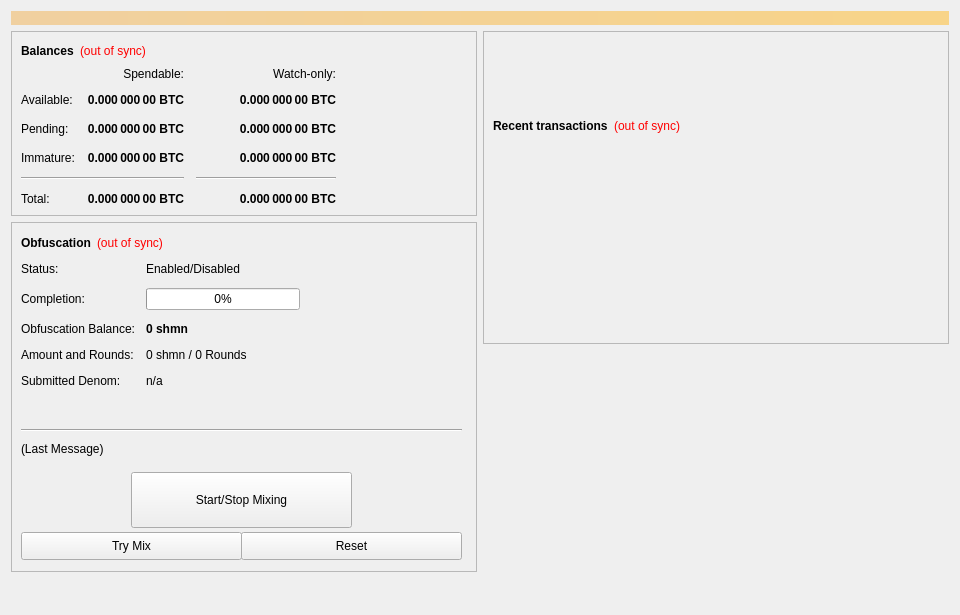
<?xml version="1.0" encoding="UTF-8"?>
<ui version="4.0">
 <class>OverviewPage</class>
 <widget class="QWidget" name="OverviewPage">
  <property name="geometry">
   <rect>
    <x>0</x>
    <y>0</y>
    <width>960</width>
    <height>615</height>
   </rect>
  </property>
  <property name="minimumSize">
   <size>
    <width>960</width>
    <height>0</height>
   </size>
  </property>
  <property name="windowTitle">
   <string>Form</string>
  </property>
  <layout class="QVBoxLayout" name="topLayout">
   <item>
    <widget class="QLabel" name="labelAlerts">
     <property name="visible">
      <bool>false</bool>
     </property>
     <property name="styleSheet">
      <string notr="true">background-color: qlineargradient(x1: 0, y1: 0, x2: 1, y2: 0, stop:0 #F0D0A0, stop:1 #F8D488); color:#000000;</string>
     </property>
     <property name="wordWrap">
      <bool>true</bool>
     </property>
     <property name="margin">
      <number>3</number>
     </property>
    </widget>
   </item>
   <item>
    <layout class="QHBoxLayout" name="horizontalLayout" stretch="1,1">
     <item>
      <layout class="QVBoxLayout" name="verticalLayout_2">
       <item>
        <widget class="QFrame" name="frame">
         <property name="frameShape">
          <enum>QFrame::StyledPanel</enum>
         </property>
         <property name="frameShadow">
          <enum>QFrame::Raised</enum>
         </property>
         <layout class="QVBoxLayout" name="verticalLayout_4">
          <item>
           <layout class="QHBoxLayout" name="horizontalLayout_4">
            <item>
             <widget class="QLabel" name="label_5">
              <property name="font">
               <font>
                <weight>75</weight>
                <bold>true</bold>
               </font>
              </property>
              <property name="text">
               <string>Balances</string>
              </property>
             </widget>
            </item>
            <item>
             <widget class="QLabel" name="labelWalletStatus">
              <property name="cursor">
               <cursorShape>WhatsThisCursor</cursorShape>
              </property>
              <property name="toolTip">
               <string>The displayed information may be out of date. Your wallet automatically synchronizes with the shmn network after a connection is established, but this process has not completed yet.</string>
              </property>
              <property name="styleSheet">
               <string notr="true">QLabel { color: red; }</string>
              </property>
              <property name="text">
               <string notr="true">(out of sync)</string>
              </property>
              <property name="alignment">
               <set>Qt::AlignLeading|Qt::AlignLeft|Qt::AlignVCenter</set>
              </property>
             </widget>
            </item>
            <item>
             <spacer name="horizontalSpacer_3">
              <property name="orientation">
               <enum>Qt::Horizontal</enum>
              </property>
              <property name="sizeHint" stdset="0">
               <size>
                <width>40</width>
                <height>20</height>
               </size>
              </property>
             </spacer>
            </item>
           </layout>
          </item>
          <item>
           <layout class="QGridLayout" name="gridLayout">
            <property name="spacing">
             <number>12</number>
            </property>
            <item row="2" column="2">
             <widget class="QLabel" name="labelWatchPending">
              <property name="font">
               <font>
                <weight>75</weight>
                <bold>true</bold>
               </font>
              </property>
              <property name="cursor">
               <cursorShape>IBeamCursor</cursorShape>
              </property>
              <property name="toolTip">
               <string>Unconfirmed transactions to watch-only addresses</string>
              </property>
              <property name="text">
               <string notr="true">0.000 000 00 BTC</string>
              </property>
              <property name="alignment">
               <set>Qt::AlignRight|Qt::AlignTrailing|Qt::AlignVCenter</set>
              </property>
              <property name="textInteractionFlags">
               <set>Qt::LinksAccessibleByMouse|Qt::TextSelectableByKeyboard|Qt::TextSelectableByMouse</set>
              </property>
             </widget>
            </item>
            <item row="2" column="1">
             <widget class="QLabel" name="labelUnconfirmed">
              <property name="font">
               <font>
                <weight>75</weight>
                <bold>true</bold>
               </font>
              </property>
              <property name="cursor">
               <cursorShape>IBeamCursor</cursorShape>
              </property>
              <property name="toolTip">
               <string>Total of transactions that have yet to be confirmed, and do not yet count toward the spendable balance</string>
              </property>
              <property name="text">
               <string notr="true">0.000 000 00 BTC</string>
              </property>
              <property name="alignment">
               <set>Qt::AlignRight|Qt::AlignTrailing|Qt::AlignVCenter</set>
              </property>
              <property name="textInteractionFlags">
               <set>Qt::LinksAccessibleByMouse|Qt::TextSelectableByKeyboard|Qt::TextSelectableByMouse</set>
              </property>
             </widget>
            </item>
            <item row="3" column="2">
             <widget class="QLabel" name="labelWatchImmature">
              <property name="font">
               <font>
                <weight>75</weight>
                <bold>true</bold>
               </font>
              </property>
              <property name="cursor">
               <cursorShape>IBeamCursor</cursorShape>
              </property>
              <property name="toolTip">
               <string>Staked or masternode rewards in watch-only addresses that has not yet matured</string>
              </property>
              <property name="text">
               <string notr="true">0.000 000 00 BTC</string>
              </property>
              <property name="alignment">
               <set>Qt::AlignRight|Qt::AlignTrailing|Qt::AlignVCenter</set>
              </property>
              <property name="textInteractionFlags">
               <set>Qt::LinksAccessibleByMouse|Qt::TextSelectableByKeyboard|Qt::TextSelectableByMouse</set>
              </property>
             </widget>
            </item>
            <item row="4" column="0" colspan="2">
             <widget class="Line" name="lineSpendableBalance">
              <property name="orientation">
               <enum>Qt::Horizontal</enum>
              </property>
             </widget>
            </item>
            <item row="4" column="2">
             <widget class="Line" name="lineWatchBalance">
              <property name="sizePolicy">
               <sizepolicy hsizetype="Preferred" vsizetype="Fixed">
                <horstretch>0</horstretch>
                <verstretch>0</verstretch>
               </sizepolicy>
              </property>
              <property name="minimumSize">
               <size>
                <width>140</width>
                <height>0</height>
               </size>
              </property>
              <property name="orientation">
               <enum>Qt::Horizontal</enum>
              </property>
             </widget>
            </item>
            <item row="5" column="0">
             <widget class="QLabel" name="labelTotalText">
              <property name="text">
               <string>Total:</string>
              </property>
             </widget>
            </item>
            <item row="3" column="1">
             <widget class="QLabel" name="labelImmature">
              <property name="font">
               <font>
                <weight>75</weight>
                <bold>true</bold>
               </font>
              </property>
              <property name="cursor">
               <cursorShape>IBeamCursor</cursorShape>
              </property>
              <property name="toolTip">
               <string>Staked or masternode rewards that has not yet matured</string>
              </property>
              <property name="text">
               <string notr="true">0.000 000 00 BTC</string>
              </property>
              <property name="alignment">
               <set>Qt::AlignRight|Qt::AlignTrailing|Qt::AlignVCenter</set>
              </property>
              <property name="textInteractionFlags">
               <set>Qt::LinksAccessibleByMouse|Qt::TextSelectableByKeyboard|Qt::TextSelectableByMouse</set>
              </property>
             </widget>
            </item>
            <item row="2" column="3">
             <spacer name="horizontalSpacer_2">
              <property name="orientation">
               <enum>Qt::Horizontal</enum>
              </property>
              <property name="sizeHint" stdset="0">
               <size>
                <width>40</width>
                <height>20</height>
               </size>
              </property>
             </spacer>
            </item>
            <item row="3" column="0">
             <widget class="QLabel" name="labelImmatureText">
              <property name="text">
               <string>Immature:</string>
              </property>
             </widget>
            </item>
            <item row="5" column="1">
             <widget class="QLabel" name="labelTotal">
              <property name="font">
               <font>
                <weight>75</weight>
                <bold>true</bold>
               </font>
              </property>
              <property name="cursor">
               <cursorShape>IBeamCursor</cursorShape>
              </property>
              <property name="toolTip">
               <string>Your current total balance</string>
              </property>
              <property name="text">
               <string notr="true">0.000 000 00 BTC</string>
              </property>
              <property name="alignment">
               <set>Qt::AlignRight|Qt::AlignTrailing|Qt::AlignVCenter</set>
              </property>
              <property name="textInteractionFlags">
               <set>Qt::LinksAccessibleByMouse|Qt::TextSelectableByKeyboard|Qt::TextSelectableByMouse</set>
              </property>
             </widget>
            </item>
            <item row="5" column="2">
             <widget class="QLabel" name="labelWatchTotal">
              <property name="font">
               <font>
                <weight>75</weight>
                <bold>true</bold>
               </font>
              </property>
              <property name="cursor">
               <cursorShape>IBeamCursor</cursorShape>
              </property>
              <property name="toolTip">
               <string>Current total balance in watch-only addresses</string>
              </property>
              <property name="text">
               <string notr="true">0.000 000 00 BTC</string>
              </property>
              <property name="alignment">
               <set>Qt::AlignRight|Qt::AlignTrailing|Qt::AlignVCenter</set>
              </property>
              <property name="textInteractionFlags">
               <set>Qt::LinksAccessibleByMouse|Qt::TextSelectableByKeyboard|Qt::TextSelectableByMouse</set>
              </property>
             </widget>
            </item>
            <item row="0" column="2">
             <widget class="QLabel" name="labelWatchonly">
              <property name="text">
               <string>Watch-only:</string>
              </property>
              <property name="alignment">
               <set>Qt::AlignRight|Qt::AlignTrailing|Qt::AlignVCenter</set>
              </property>
             </widget>
            </item>
            <item row="1" column="0">
             <widget class="QLabel" name="labelBalanceText">
              <property name="text">
               <string>Available:</string>
              </property>
             </widget>
            </item>
            <item row="1" column="1">
             <widget class="QLabel" name="labelBalance">
              <property name="font">
               <font>
                <weight>75</weight>
                <bold>true</bold>
               </font>
              </property>
              <property name="cursor">
               <cursorShape>IBeamCursor</cursorShape>
              </property>
              <property name="toolTip">
               <string>Your current spendable balance</string>
              </property>
              <property name="text">
               <string notr="true">0.000 000 00 BTC</string>
              </property>
              <property name="alignment">
               <set>Qt::AlignRight|Qt::AlignTrailing|Qt::AlignVCenter</set>
              </property>
              <property name="textInteractionFlags">
               <set>Qt::LinksAccessibleByMouse|Qt::TextSelectableByKeyboard|Qt::TextSelectableByMouse</set>
              </property>
             </widget>
            </item>
            <item row="1" column="2">
             <widget class="QLabel" name="labelWatchAvailable">
              <property name="font">
               <font>
                <weight>75</weight>
                <bold>true</bold>
               </font>
              </property>
              <property name="cursor">
               <cursorShape>IBeamCursor</cursorShape>
              </property>
              <property name="toolTip">
               <string>Your current balance in watch-only addresses</string>
              </property>
              <property name="text">
               <string notr="true">0.000 000 00 BTC</string>
              </property>
              <property name="alignment">
               <set>Qt::AlignRight|Qt::AlignTrailing|Qt::AlignVCenter</set>
              </property>
              <property name="textInteractionFlags">
               <set>Qt::LinksAccessibleByMouse|Qt::TextSelectableByKeyboard|Qt::TextSelectableByMouse</set>
              </property>
             </widget>
            </item>
            <item row="2" column="0">
             <widget class="QLabel" name="labelPendingText">
              <property name="text">
               <string>Pending:</string>
              </property>
             </widget>
            </item>
            <item row="0" column="1">
             <widget class="QLabel" name="labelSpendable">
              <property name="text">
               <string>Spendable:</string>
              </property>
              <property name="alignment">
               <set>Qt::AlignRight|Qt::AlignTrailing|Qt::AlignVCenter</set>
              </property>
             </widget>
            </item>
           </layout>
          </item>
         </layout>
        </widget>
       </item>
       <item>
        <widget class="QFrame" name="frameObfuscation">
         <property name="minimumSize">
          <size>
           <width>0</width>
           <height>350</height>
          </size>
         </property>
         <property name="layoutDirection">
          <enum>Qt::LeftToRight</enum>
         </property>
         <property name="frameShape">
          <enum>QFrame::StyledPanel</enum>
         </property>
         <property name="frameShadow">
          <enum>QFrame::Raised</enum>
         </property>
         <widget class="QWidget" name="formLayoutWidget">
          <property name="geometry">
           <rect>
            <x>10</x>
            <y>40</y>
            <width>451</width>
            <height>161</height>
           </rect>
          </property>
          <layout class="QFormLayout" name="formLayout">
           <property name="fieldGrowthPolicy">
            <enum>QFormLayout::AllNonFixedFieldsGrow</enum>
           </property>
           <property name="horizontalSpacing">
            <number>11</number>
           </property>
           <property name="verticalSpacing">
            <number>12</number>
           </property>
           <item row="0" column="0">
            <widget class="QLabel" name="label_6">
             <property name="text">
              <string>Status:</string>
             </property>
            </widget>
           </item>
           <item row="1" column="0">
            <widget class="QLabel" name="label_7">
             <property name="text">
              <string>Completion:</string>
             </property>
            </widget>
           </item>
           <item row="1" column="1">
            <widget class="QProgressBar" name="obfuscationProgress">
             <property name="maximumSize">
              <size>
               <width>154</width>
               <height>16777215</height>
              </size>
             </property>
             <property name="value">
              <number>0</number>
             </property>
            </widget>
           </item>
           <item row="2" column="0">
            <widget class="QLabel" name="labelAnonymizedText">
             <property name="text">
              <string>Obfuscation Balance:</string>
             </property>
            </widget>
           </item>
           <item row="2" column="1">
            <widget class="QLabel" name="labelAnonymized">
             <property name="font">
              <font>
               <weight>75</weight>
               <bold>true</bold>
              </font>
             </property>
             <property name="text">
              <string notr="true">0 shmn</string>
             </property>
            </widget>
           </item>
           <item row="3" column="0">
            <widget class="QLabel" name="label_8">
             <property name="text">
              <string>Amount and Rounds:</string>
             </property>
            </widget>
           </item>
           <item row="3" column="1">
            <widget class="QLabel" name="labelAmountRounds">
             <property name="text">
              <string>0 shmn / 0 Rounds</string>
             </property>
            </widget>
           </item>
           <item row="4" column="0">
            <widget class="QLabel" name="label_9">
             <property name="text">
              <string>Submitted Denom:</string>
             </property>
            </widget>
           </item>
           <item row="4" column="1">
            <widget class="QLabel" name="labelSubmittedDenom">
             <property name="toolTip">
              <string>The denominations you submitted to the Masternode.&lt;br&gt;To mix, other users must submit the exact same denominations.</string>
             </property>
             <property name="text">
              <string>n/a</string>
             </property>
            </widget>
           </item>
           <item row="0" column="1">
            <widget class="QLabel" name="obfuscationEnabled">
             <property name="text">
              <string>Enabled/Disabled</string>
             </property>
            </widget>
           </item>
          </layout>
         </widget>
         <widget class="QPushButton" name="runAutoDenom">
          <property name="geometry">
           <rect>
            <x>251</x>
            <y>17</y>
            <width>1</width>
            <height>1</height>
           </rect>
          </property>
          <property name="palette">
           <palette>
            <active>
             <colorrole role="WindowText">
              <brush brushstyle="SolidPattern">
               <color alpha="255">
                <red>0</red>
                <green>0</green>
                <blue>0</blue>
               </color>
              </brush>
             </colorrole>
             <colorrole role="Button">
              <brush brushstyle="SolidPattern">
               <color alpha="255">
                <red>239</red>
                <green>238</green>
                <blue>238</blue>
               </color>
              </brush>
             </colorrole>
             <colorrole role="Light">
              <brush brushstyle="SolidPattern">
               <color alpha="255">
                <red>255</red>
                <green>255</green>
                <blue>255</blue>
               </color>
              </brush>
             </colorrole>
             <colorrole role="Midlight">
              <brush brushstyle="SolidPattern">
               <color alpha="255">
                <red>247</red>
                <green>246</green>
                <blue>246</blue>
               </color>
              </brush>
             </colorrole>
             <colorrole role="Dark">
              <brush brushstyle="SolidPattern">
               <color alpha="255">
                <red>119</red>
                <green>119</green>
                <blue>119</blue>
               </color>
              </brush>
             </colorrole>
             <colorrole role="Mid">
              <brush brushstyle="SolidPattern">
               <color alpha="255">
                <red>159</red>
                <green>159</green>
                <blue>159</blue>
               </color>
              </brush>
             </colorrole>
             <colorrole role="Text">
              <brush brushstyle="SolidPattern">
               <color alpha="255">
                <red>0</red>
                <green>0</green>
                <blue>0</blue>
               </color>
              </brush>
             </colorrole>
             <colorrole role="BrightText">
              <brush brushstyle="SolidPattern">
               <color alpha="255">
                <red>255</red>
                <green>255</green>
                <blue>255</blue>
               </color>
              </brush>
             </colorrole>
             <colorrole role="ButtonText">
              <brush brushstyle="SolidPattern">
               <color alpha="255">
                <red>0</red>
                <green>0</green>
                <blue>0</blue>
               </color>
              </brush>
             </colorrole>
             <colorrole role="Base">
              <brush brushstyle="SolidPattern">
               <color alpha="255">
                <red>255</red>
                <green>255</green>
                <blue>255</blue>
               </color>
              </brush>
             </colorrole>
             <colorrole role="Window">
              <brush brushstyle="SolidPattern">
               <color alpha="255">
                <red>239</red>
                <green>238</green>
                <blue>238</blue>
               </color>
              </brush>
             </colorrole>
             <colorrole role="Shadow">
              <brush brushstyle="SolidPattern">
               <color alpha="255">
                <red>0</red>
                <green>0</green>
                <blue>0</blue>
               </color>
              </brush>
             </colorrole>
             <colorrole role="AlternateBase">
              <brush brushstyle="SolidPattern">
               <color alpha="255">
                <red>247</red>
                <green>246</green>
                <blue>246</blue>
               </color>
              </brush>
             </colorrole>
             <colorrole role="ToolTipBase">
              <brush brushstyle="SolidPattern">
               <color alpha="255">
                <red>255</red>
                <green>255</green>
                <blue>220</blue>
               </color>
              </brush>
             </colorrole>
             <colorrole role="ToolTipText">
              <brush brushstyle="SolidPattern">
               <color alpha="255">
                <red>0</red>
                <green>0</green>
                <blue>0</blue>
               </color>
              </brush>
             </colorrole>
            </active>
            <inactive>
             <colorrole role="WindowText">
              <brush brushstyle="SolidPattern">
               <color alpha="255">
                <red>0</red>
                <green>0</green>
                <blue>0</blue>
               </color>
              </brush>
             </colorrole>
             <colorrole role="Button">
              <brush brushstyle="SolidPattern">
               <color alpha="255">
                <red>239</red>
                <green>238</green>
                <blue>238</blue>
               </color>
              </brush>
             </colorrole>
             <colorrole role="Light">
              <brush brushstyle="SolidPattern">
               <color alpha="255">
                <red>255</red>
                <green>255</green>
                <blue>255</blue>
               </color>
              </brush>
             </colorrole>
             <colorrole role="Midlight">
              <brush brushstyle="SolidPattern">
               <color alpha="255">
                <red>247</red>
                <green>246</green>
                <blue>246</blue>
               </color>
              </brush>
             </colorrole>
             <colorrole role="Dark">
              <brush brushstyle="SolidPattern">
               <color alpha="255">
                <red>119</red>
                <green>119</green>
                <blue>119</blue>
               </color>
              </brush>
             </colorrole>
             <colorrole role="Mid">
              <brush brushstyle="SolidPattern">
               <color alpha="255">
                <red>159</red>
                <green>159</green>
                <blue>159</blue>
               </color>
              </brush>
             </colorrole>
             <colorrole role="Text">
              <brush brushstyle="SolidPattern">
               <color alpha="255">
                <red>0</red>
                <green>0</green>
                <blue>0</blue>
               </color>
              </brush>
             </colorrole>
             <colorrole role="BrightText">
              <brush brushstyle="SolidPattern">
               <color alpha="255">
                <red>255</red>
                <green>255</green>
                <blue>255</blue>
               </color>
              </brush>
             </colorrole>
             <colorrole role="ButtonText">
              <brush brushstyle="SolidPattern">
               <color alpha="255">
                <red>0</red>
                <green>0</green>
                <blue>0</blue>
               </color>
              </brush>
             </colorrole>
             <colorrole role="Base">
              <brush brushstyle="SolidPattern">
               <color alpha="255">
                <red>255</red>
                <green>255</green>
                <blue>255</blue>
               </color>
              </brush>
             </colorrole>
             <colorrole role="Window">
              <brush brushstyle="SolidPattern">
               <color alpha="255">
                <red>239</red>
                <green>238</green>
                <blue>238</blue>
               </color>
              </brush>
             </colorrole>
             <colorrole role="Shadow">
              <brush brushstyle="SolidPattern">
               <color alpha="255">
                <red>0</red>
                <green>0</green>
                <blue>0</blue>
               </color>
              </brush>
             </colorrole>
             <colorrole role="AlternateBase">
              <brush brushstyle="SolidPattern">
               <color alpha="255">
                <red>247</red>
                <green>246</green>
                <blue>246</blue>
               </color>
              </brush>
             </colorrole>
             <colorrole role="ToolTipBase">
              <brush brushstyle="SolidPattern">
               <color alpha="255">
                <red>255</red>
                <green>255</green>
                <blue>220</blue>
               </color>
              </brush>
             </colorrole>
             <colorrole role="ToolTipText">
              <brush brushstyle="SolidPattern">
               <color alpha="255">
                <red>0</red>
                <green>0</green>
                <blue>0</blue>
               </color>
              </brush>
             </colorrole>
            </inactive>
            <disabled>
             <colorrole role="WindowText">
              <brush brushstyle="SolidPattern">
               <color alpha="255">
                <red>119</red>
                <green>119</green>
                <blue>119</blue>
               </color>
              </brush>
             </colorrole>
             <colorrole role="Button">
              <brush brushstyle="SolidPattern">
               <color alpha="255">
                <red>239</red>
                <green>238</green>
                <blue>238</blue>
               </color>
              </brush>
             </colorrole>
             <colorrole role="Light">
              <brush brushstyle="SolidPattern">
               <color alpha="255">
                <red>255</red>
                <green>255</green>
                <blue>255</blue>
               </color>
              </brush>
             </colorrole>
             <colorrole role="Midlight">
              <brush brushstyle="SolidPattern">
               <color alpha="255">
                <red>247</red>
                <green>246</green>
                <blue>246</blue>
               </color>
              </brush>
             </colorrole>
             <colorrole role="Dark">
              <brush brushstyle="SolidPattern">
               <color alpha="255">
                <red>119</red>
                <green>119</green>
                <blue>119</blue>
               </color>
              </brush>
             </colorrole>
             <colorrole role="Mid">
              <brush brushstyle="SolidPattern">
               <color alpha="255">
                <red>159</red>
                <green>159</green>
                <blue>159</blue>
               </color>
              </brush>
             </colorrole>
             <colorrole role="Text">
              <brush brushstyle="SolidPattern">
               <color alpha="255">
                <red>119</red>
                <green>119</green>
                <blue>119</blue>
               </color>
              </brush>
             </colorrole>
             <colorrole role="BrightText">
              <brush brushstyle="SolidPattern">
               <color alpha="255">
                <red>255</red>
                <green>255</green>
                <blue>255</blue>
               </color>
              </brush>
             </colorrole>
             <colorrole role="ButtonText">
              <brush brushstyle="SolidPattern">
               <color alpha="255">
                <red>119</red>
                <green>119</green>
                <blue>119</blue>
               </color>
              </brush>
             </colorrole>
             <colorrole role="Base">
              <brush brushstyle="SolidPattern">
               <color alpha="255">
                <red>239</red>
                <green>238</green>
                <blue>238</blue>
               </color>
              </brush>
             </colorrole>
             <colorrole role="Window">
              <brush brushstyle="SolidPattern">
               <color alpha="255">
                <red>239</red>
                <green>238</green>
                <blue>238</blue>
               </color>
              </brush>
             </colorrole>
             <colorrole role="Shadow">
              <brush brushstyle="SolidPattern">
               <color alpha="255">
                <red>0</red>
                <green>0</green>
                <blue>0</blue>
               </color>
              </brush>
             </colorrole>
             <colorrole role="AlternateBase">
              <brush brushstyle="SolidPattern">
               <color alpha="255">
                <red>239</red>
                <green>238</green>
                <blue>238</blue>
               </color>
              </brush>
             </colorrole>
             <colorrole role="ToolTipBase">
              <brush brushstyle="SolidPattern">
               <color alpha="255">
                <red>255</red>
                <green>255</green>
                <blue>220</blue>
               </color>
              </brush>
             </colorrole>
             <colorrole role="ToolTipText">
              <brush brushstyle="SolidPattern">
               <color alpha="255">
                <red>0</red>
                <green>0</green>
                <blue>0</blue>
               </color>
              </brush>
             </colorrole>
            </disabled>
           </palette>
          </property>
          <property name="focusPolicy">
           <enum>Qt::NoFocus</enum>
          </property>
          <property name="autoFillBackground">
           <bool>true</bool>
          </property>
          <property name="text">
           <string/>
          </property>
          <property name="flat">
           <bool>true</bool>
          </property>
         </widget>
         <widget class="QPushButton" name="toggleObfuscation">
          <property name="geometry">
           <rect>
            <x>120</x>
            <y>250</y>
            <width>221</width>
            <height>56</height>
           </rect>
          </property>
          <property name="sizePolicy">
           <sizepolicy hsizetype="MinimumExpanding" vsizetype="Fixed">
            <horstretch>0</horstretch>
            <verstretch>0</verstretch>
           </sizepolicy>
          </property>
          <property name="text">
           <string>Start/Stop Mixing</string>
          </property>
         </widget>
         <widget class="Line" name="lineLastMessage">
          <property name="geometry">
           <rect>
            <x>10</x>
            <y>200</y>
            <width>441</width>
            <height>16</height>
           </rect>
          </property>
          <property name="orientation">
           <enum>Qt::Horizontal</enum>
          </property>
         </widget>
         <widget class="QLabel" name="obfuscationStatus">
          <property name="geometry">
           <rect>
            <x>10</x>
            <y>220</y>
            <width>451</width>
            <height>61</height>
           </rect>
          </property>
          <property name="minimumSize">
           <size>
            <width>288</width>
            <height>43</height>
           </size>
          </property>
          <property name="text">
           <string>(Last Message)</string>
          </property>
          <property name="alignment">
           <set>Qt::AlignLeading|Qt::AlignLeft|Qt::AlignTop</set>
          </property>
          <property name="wordWrap">
           <bool>true</bool>
          </property>
         </widget>
         <widget class="QPushButton" name="obfuscationAuto">
          <property name="geometry">
           <rect>
            <x>10</x>
            <y>310</y>
            <width>221</width>
            <height>28</height>
           </rect>
          </property>
          <property name="sizePolicy">
           <sizepolicy hsizetype="MinimumExpanding" vsizetype="Fixed">
            <horstretch>0</horstretch>
            <verstretch>0</verstretch>
           </sizepolicy>
          </property>
          <property name="toolTip">
           <string>Try to manually submit a Obfuscation request.</string>
          </property>
          <property name="text">
           <string>Try Mix</string>
          </property>
         </widget>
         <widget class="QPushButton" name="obfuscationReset">
          <property name="geometry">
           <rect>
            <x>230</x>
            <y>310</y>
            <width>221</width>
            <height>28</height>
           </rect>
          </property>
          <property name="sizePolicy">
           <sizepolicy hsizetype="MinimumExpanding" vsizetype="Fixed">
            <horstretch>0</horstretch>
            <verstretch>0</verstretch>
           </sizepolicy>
          </property>
          <property name="toolTip">
           <string>Reset the current status of Obfuscation (can interrupt Obfuscation if it's in the process of Mixing, which can cost you money!)</string>
          </property>
          <property name="autoFillBackground">
           <bool>false</bool>
          </property>
          <property name="text">
           <string>Reset</string>
          </property>
         </widget>
         <widget class="QWidget" name="layoutWidget">
          <property name="geometry">
           <rect>
            <x>10</x>
            <y>10</y>
            <width>431</width>
            <height>22</height>
           </rect>
          </property>
          <layout class="QHBoxLayout" name="horizontalLayout_5">
           <item>
            <widget class="QLabel" name="label_2">
             <property name="font">
              <font>
               <weight>75</weight>
               <bold>true</bold>
              </font>
             </property>
             <property name="text">
              <string>Obfuscation</string>
             </property>
            </widget>
           </item>
           <item>
            <widget class="QLabel" name="labelObfuscationSyncStatus">
             <property name="toolTip">
              <string>The displayed information may be out of date. Your wallet automatically synchronizes with the shmn network after a connection is established, but this process has not completed yet.</string>
             </property>
             <property name="styleSheet">
              <string notr="true">QLabel { color: red; }</string>
             </property>
             <property name="text">
              <string notr="true">(out of sync)</string>
             </property>
             <property name="alignment">
              <set>Qt::AlignLeading|Qt::AlignLeft|Qt::AlignVCenter</set>
             </property>
            </widget>
           </item>
           <item>
            <spacer name="horizontalSpacer_4">
             <property name="orientation">
              <enum>Qt::Horizontal</enum>
             </property>
             <property name="sizeHint" stdset="0">
              <size>
               <width>40</width>
               <height>20</height>
              </size>
             </property>
            </spacer>
           </item>
          </layout>
         </widget>
        </widget>
       </item>
       <item>
        <spacer name="verticalSpacer">
         <property name="orientation">
          <enum>Qt::Vertical</enum>
         </property>
         <property name="sizeHint" stdset="0">
          <size>
           <width>20</width>
           <height>40</height>
          </size>
         </property>
        </spacer>
       </item>
      </layout>
     </item>
     <item>
      <layout class="QVBoxLayout" name="verticalLayout_3">
       <item>
        <widget class="QFrame" name="frame_2">
         <property name="frameShape">
          <enum>QFrame::StyledPanel</enum>
         </property>
         <property name="frameShadow">
          <enum>QFrame::Raised</enum>
         </property>
         <layout class="QVBoxLayout" name="verticalLayout">
          <item>
           <spacer name="verticalSpacer_3">
            <property name="orientation">
             <enum>Qt::Vertical</enum>
            </property>
            <property name="sizeType">
             <enum>QSizePolicy::Fixed</enum>
            </property>
            <property name="sizeHint" stdset="0">
             <size>
              <width>20</width>
              <height>75</height>
             </size>
            </property>
           </spacer>
          </item>
          <item>
           <layout class="QHBoxLayout" name="horizontalLayout_2">
            <item>
             <widget class="QLabel" name="label_4">
              <property name="font">
               <font>
                <weight>75</weight>
                <bold>true</bold>
               </font>
              </property>
              <property name="text">
               <string>Recent transactions</string>
              </property>
             </widget>
            </item>
            <item>
             <widget class="QLabel" name="labelTransactionsStatus">
              <property name="cursor">
               <cursorShape>WhatsThisCursor</cursorShape>
              </property>
              <property name="toolTip">
               <string>The displayed information may be out of date. Your wallet automatically synchronizes with the shmn network after a connection is established, but this process has not completed yet.</string>
              </property>
              <property name="styleSheet">
               <string notr="true">QLabel { color: red; }</string>
              </property>
              <property name="text">
               <string notr="true">(out of sync)</string>
              </property>
              <property name="alignment">
               <set>Qt::AlignRight|Qt::AlignTrailing|Qt::AlignVCenter</set>
              </property>
             </widget>
            </item>
            <item>
             <spacer name="horizontalSpacer">
              <property name="orientation">
               <enum>Qt::Horizontal</enum>
              </property>
              <property name="sizeHint" stdset="0">
               <size>
                <width>40</width>
                <height>20</height>
               </size>
              </property>
             </spacer>
            </item>
           </layout>
          </item>
          <item>
           <widget class="QListView" name="listTransactions">
            <property name="styleSheet">
             <string notr="true">QListView { background: transparent; }</string>
            </property>
            <property name="frameShape">
             <enum>QFrame::NoFrame</enum>
            </property>
            <property name="verticalScrollBarPolicy">
             <enum>Qt::ScrollBarAlwaysOff</enum>
            </property>
            <property name="horizontalScrollBarPolicy">
             <enum>Qt::ScrollBarAlwaysOff</enum>
            </property>
            <property name="selectionMode">
             <enum>QAbstractItemView::NoSelection</enum>
            </property>
           </widget>
          </item>
         </layout>
        </widget>
       </item>
       <item>
        <spacer name="verticalSpacer_2">
         <property name="orientation">
          <enum>Qt::Vertical</enum>
         </property>
         <property name="sizeType">
          <enum>QSizePolicy::Expanding</enum>
         </property>
         <property name="sizeHint" stdset="0">
          <size>
           <width>20</width>
           <height>40</height>
          </size>
         </property>
        </spacer>
       </item>
      </layout>
     </item>
    </layout>
   </item>
  </layout>
 </widget>
 <resources/>
 <connections/>
</ui>
